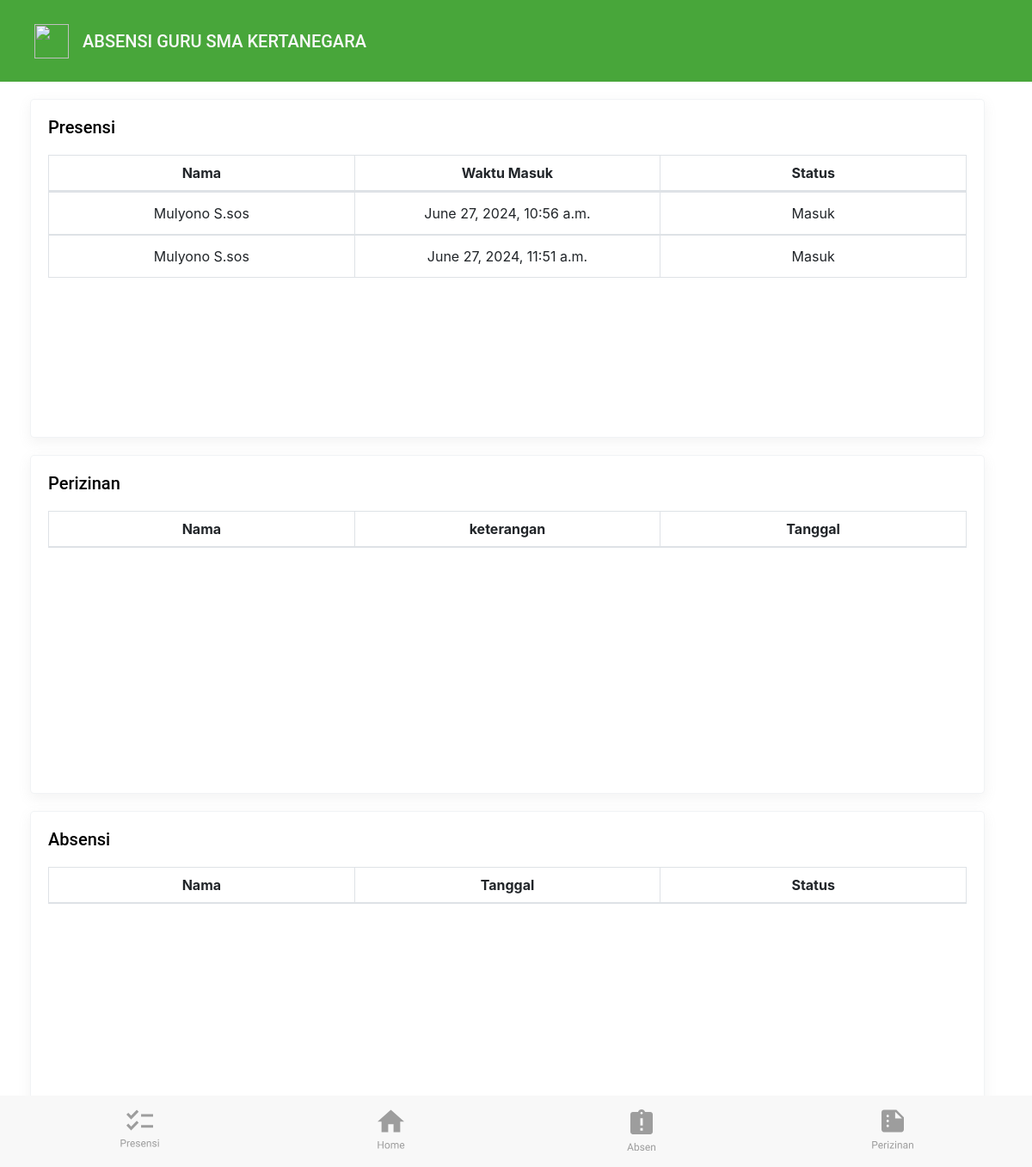
The page /user/ on the database as committed earlier.
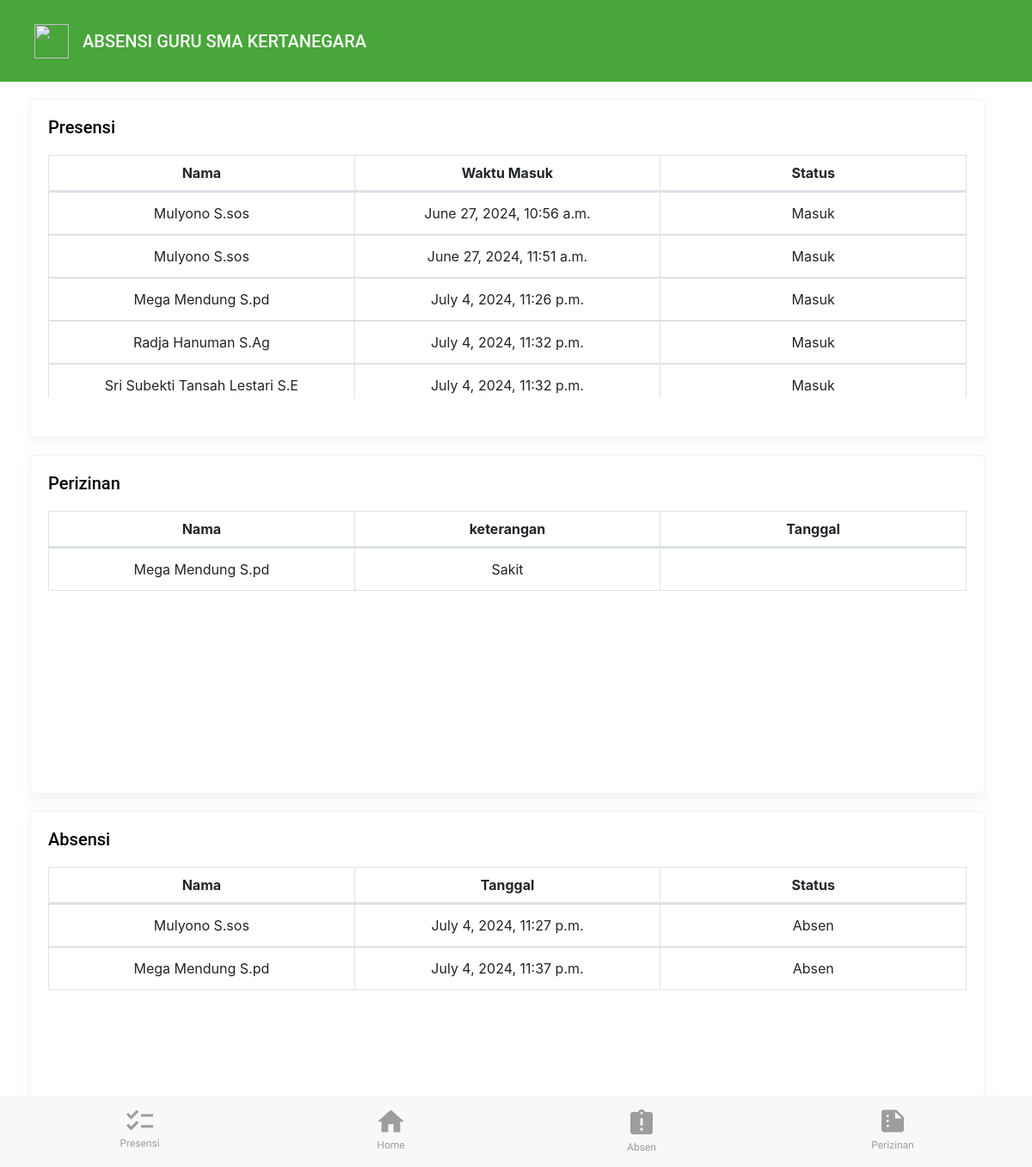
The same page on the database as committed later.
### presensi/models.py (models this page shows, shortened)
class Presensi(models.Model):
    nama=models.ForeignKey(Biodata,on_delete=models.CASCADE,null=True)
    status=models.CharField(max_length=10, default="Masuk")
    tgl=models.DateTimeField(default=datetime.now, blank=True)

### biodata/models.py (models this page shows)
class Biodata(models.Model):
    nama=models.CharField(max_length=50)
    nip=models.CharField(max_length=8)
    jk=models.ForeignKey(Jenis, on_delete=models.CASCADE,null=True)
    agama=models.ForeignKey(Agama, on_delete=models.CASCADE,null=True)
    alamat=models.TextField()
    mapel=models.CharField(max_length=50)
    def __str__(self):
        return str(self.nama)

### perizinan/models.py (models this page shows, shortened)
class Perizinan(models.Model):
    nama=models.ForeignKey(Biodata,on_delete=models.CASCADE,null=True)
    keterangan=models.CharField(max_length=250)
    tgl=models.DateTimeField(default=datetime.now, blank=True)

### absensi/models.py (models this page shows, shortened)
class Absen(models.Model):
    nama=models.ForeignKey(Biodata,on_delete=models.CASCADE,null=True)
    status=models.CharField(max_length=15)
    tgl=models.DateTimeField(default=datetime.now, blank=True)

### users/views.py (the view)
# urls.py: path('user/',homeuser),
def homeuser(request):
    presensi=Presensi.objects.all()
    biodata=Biodata.objects.all()
    perizinan=Perizinan.objects.all()
    absen=Absen.objects.all()
    konteks={
        'presensi':presensi,
        'biodata':biodata,
        'perizinan':perizinan,
        'absen':absen,
    }
    return render(request,'Front-end/users/home_user.html',konteks)

### template/Front-end/users/home_user.html
{% extends 'Front-end/users/base_user.html' %}
{% load static %}
{% block isi %}
    <div class="container">
        <div class="home">
            <h2>Presensi</h2>
            <div class="table-responsive">
                <table class="table table-bordered scroll" id="dataTable" width="auto" cellspacing="0">
                    <thead>
                        <tr>
                            <th>Nama</th>
                            <th>Waktu Masuk</th>
                            <th>Status</th>
                        </tr>
                    </thead>
                    <tbody>
                        {% for Presensi in presensi  %}
                        <tr>
                            <td>{{ Presensi.nama }}</td>
                            <td>{{ Presensi.tgl }}</td>
                            <td>{{ Presensi.status }}</td>
                        </tr>
                        {% endfor %}
                    </tbody>
                </table>
            </div>
        </div>
    </div>
    <div class="container">
        <div class="home">
            <h2>Perizinan</h2>
            <div class="table-responsive">
                <table class="table table-bordered scroll" id="dataTable" width="auto" cellspacing="0">
                    <thead>
                        <tr>
                            <th>Nama</th>
                            <th>keterangan</th>
                            <th>Tanggal</th>
                        </tr>
                    </thead>
                    <tbody>
                        {% for Perizinan in perizinan  %}
                        <tr>
                            <td>{{ Perizinan.nama }}</td>
                            <td>{{ Perizinan.keterangan }}</td>
                            <td>{{ Perizinan.Tanggal }}</td>
                        </tr>
                        {% endfor %}
                    </tbody>
                </table>
            </div>
        </div>
    </div>
    <div class="container">
        <div class="home">
            <h2>Absensi</h2>
            <div class="table-responsive">
                <table class="table table-bordered scroll" id="dataTable" width="auto" cellspacing="0">
                    <thead>
                        <tr>
                            <th>Nama</th>
                            <th>Tanggal</th>
                            <th>Status</th>
                        </tr>
                    </thead>
                    <tbody>
                        {% for Absen in absen %}
                        <tr>
                            <td>{{ Absen.nama }}</td>
                            <td>{{ Absen.tgl }}</td>
                            <td>{{ Absen.status }}</td>
                        </tr>
                        {% endfor %}
                    </tbody>
                </table>
            </div>
        </div>
    </div>
{% endblock %}

Rows that differ between the two databases and show on the page:
added Presensi: nama "Mega Mendung S.pd", tgl "July 4, 2024, 11:26 p.m.", status "Masuk"
added Presensi: nama "Radja Hanuman S.Ag", tgl "July 4, 2024, 11:32 p.m.", status "Masuk"
added Presensi: nama "Sri Subekti Tansah Lestari S.E", tgl "July 4, 2024, 11:32 p.m.", status "Masuk"
added Perizinan: nama "Mega Mendung S.pd", keterangan "Sakit"
added Absen: nama "Mulyono S.sos", tgl "July 4, 2024, 11:27 p.m.", status "Absen"
added Absen: nama "Mega Mendung S.pd", tgl "July 4, 2024, 11:37 p.m.", status "Absen"
